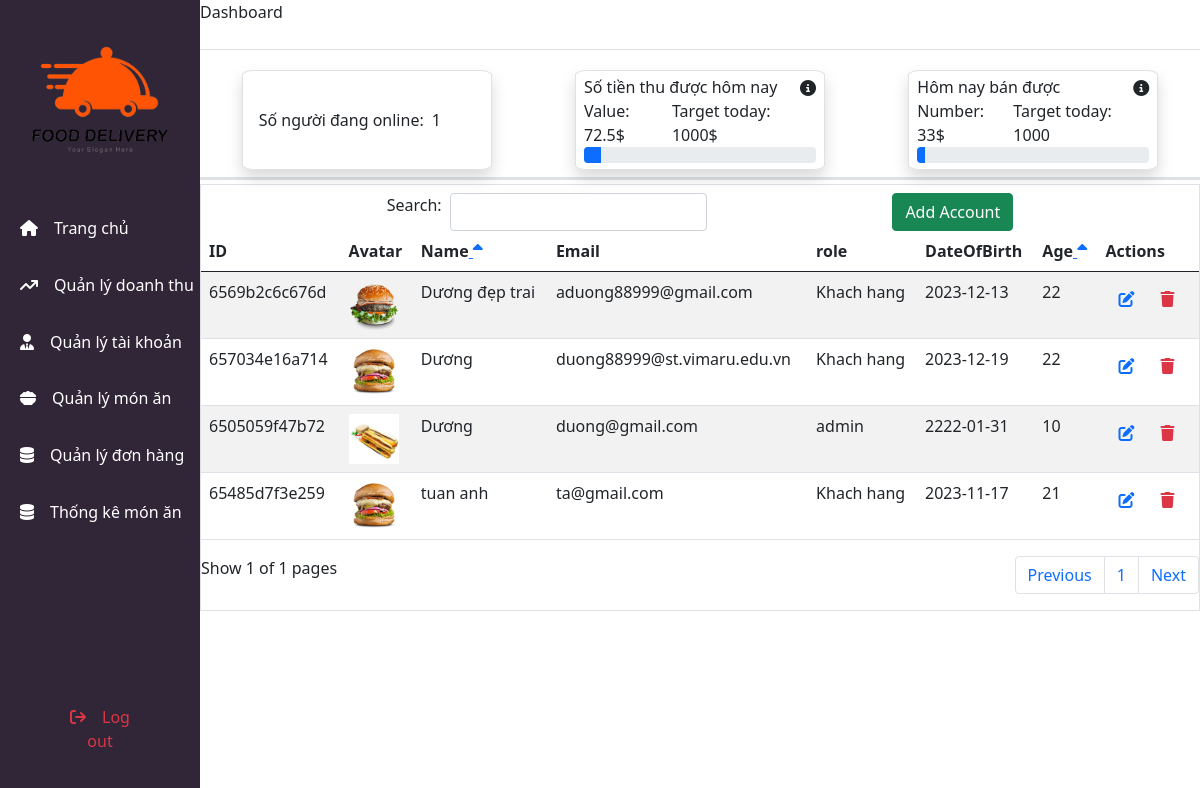
/component_old/account.php, run on the app's committed database.
### tables this page shows
CREATE TABLE `account` (
  `user_id` text NOT NULL,
  `username` varchar(100) NOT NULL,
  `email` varchar(100) NOT NULL,
  `password` varchar(100) NOT NULL,
  `role` varchar(100) NOT NULL,
  `dateOfBirth` date NOT NULL DEFAULT current_timestamp(),
  `age` int(11) NOT NULL,
  `avatar` text NOT NULL,
  `reset_token` varchar(100) NOT NULL,
  `token_expiry` datetime DEFAULT NULL
);

### component_old/account.php (the view, shortened to what this page needs)
<?php
include('../database.php');
$cmd = "SELECT * FROM account";
$result1 = $conn->query($cmd);
$totalRow = $result1->num_rows;
$itemPerPage = 5;
if (isset($_GET['page'])) {
    $page = $_GET['page'];
} else {
    $page = 1;
}
$start_from = ($page - 1) * 5;
$total_page = ceil($totalRow / $itemPerPage);
$prev_page = ($page == 1) ? $total_page : $page - 1;
$next_page = ($page == $total_page) ? 1 : $page + 1;
$day = date('d');
$active_user = "SELECT COUNT(DISTINCT session) AS unique_sessions FROM sessions;";
$result = $conn->query($active_user);
while ($row = $result->fetch_assoc()) {
    $number_active = $row['unique_sessions'];
}
$sales = "select SUM(totalPrice) as totalprice1 from salefigure where DAY(date) = $day";
$result1 = $conn->query($sales);
while ($row = $result1->fetch_assoc()) {
    $salesfigure = $row['totalprice1'];
    $salesfigure_formatted = number_format($salesfigure, 1);
}
$number = "select SUM(numberSold) as number from salefigure where DAY(date) = $day";
$result2 = $conn->query($number);
while ($row = $result2->fetch_assoc()) {
    $number_sold = $row['number'];
}
$sortOrder = "ASC";
$sql_select = "SELECT * FROM account";
$sql_select .= " LIMIT $start_from, $itemPerPage";
$result_account = $conn->query($sql_select);
?>
<!DOCTYPE html>
<html lang="en">
<head>
    <link rel="stylesheet" href="../css/admin.css">
    <link rel="stylesheet" href="https://cdnjs.cloudflare.com/ajax/libs/font-awesome/6.4.2/css/all.min.css">
    <link href="https://cdn.jsdelivr.net/npm/bootstrap@5.0.2/dist/css/bootstrap.min.css" rel="stylesheet">
</head>
<body>
    <div class="container-fluid" style="height: 100vh;">
        <div class="row" style="height: 100%;">
            <div class="col-2 navbar-admin text-white" style="padding: 0; position: sticky; left: 0; top: 0; bottom: 0;">
                <div class="div1">
                    <div style="height: 200px; width: 100%;" class="d-flex justify-content-center">
                        <img style="height: 200px; width: 200px;" src="../public/logo.png" alt="...">
                    </div>
                    <div class="detailnav d-flex flex-column align-items-center" style="height: 340px; width: 100%;">
                        <div class="item home"><i class="fa-solid fa-house pe-3"></i> Trang chủ</div>
                        <div class="item revenue"><i class="fa-solid fa-arrow-trend-up pe-3"></i> Quản lý doanh thu</div>
                        <div class="item account"><i class="fa-solid fa-user-tie pe-3"></i> Quản lý tài khoản</div>
                        <div class="item food"><i class="fa-solid fa-bowl-food pe-3"></i> Quản lý món ăn</div>
                        <div class="item order"><i class="fa-solid fa-database pe-3"></i> Quản lý đơn hàng</div>
                        <div class="item data"><i class="fa-solid fa-database pe-3"></i> Thống kê món ăn</div>
                    </div>
                </div>
                <div class="div2" style="height: calc(100% - 540px); position: relative; width: 100%;">
                    <button class="btn text-danger logout" style="position: absolute; bottom: 40px; left: 50%; transform: translateX(-50%);"><i class="fa-solid fa-arrow-right-from-bracket me-3 text-danger"></i>Log out</button>
                </div>
            </div>
            <div class="col-10 detailadmin d-flex flex-column" style="padding: 0; position: relative; height:100%">
                <div class="header border-bottom border-3 d-flex flex-column" style="height: 180px; width: 100%; position:sticky; top: 0">
                    <div class="border-bottom border-1" style="height: 50px;">
                        Dashboard
                    </div>
                    <div class="divdashboard d-flex justify-content-around ">
                        <div class="divactiveuser divdash  border border-1 shadow" style="border-radius: 5%;">
                            <div class="d-flex align-content-center ps-3" style="height: 100%; width: 100%; flex-wrap: wrap;">Số người đang online: <span class="ps-2"><?php echo $number_active ?></span></div>
                        </div>
                        <div class="divrevenue divdash d-flex flex-column border border-1 justify-content-between shadow" style="border-radius: 5%;">
                            <div class="d-flex justify-content-between ps-2 pe-2 pt-1"><span>Số tiền thu được hôm nay</span><i class="fa-solid fa-circle-info" style="padding-top: 5px;"></i></div>
                            <div class="d-flex justify-content-between">
                                <span class="ps-2">Value: <?php echo $salesfigure_formatted ?>$</span>
                                <span class="pe-2">Target today: 1000$</span>
                            </div>
                            <div class="pb-3 ms-2 me-2">
                                <div class="progress " style="width: 100%; ">
                                    <div class="progress-bar" role="progressbar" style="width: <?php echo (($salesfigure * 100) / 1000) ?>%" aria-valuenow="<?php echo $salesfigure ?>" aria-valuemin="0" aria-valuemax="1000"></div>
                                </div>
                            </div>
                        </div>
                        <div class="divsales divdash border border-1 d-flex flex-column border border-1 justify-content-between shadow" style="border-radius: 5%;">
                            <div class="d-flex justify-content-between ps-2 pe-2 pt-1"><span>Hôm nay bán được</span><i class="fa-solid fa-circle-info" style="padding-top: 5px;"></i></div>
                            <div class="d-flex justify-content-between">
                                <span class="ps-2">Number: <?php echo $number_sold ?>$</span>
                                <span class="pe-2">Target today: 1000</span>
                            </div>
                            <div class="pb-3 ms-2 me-2">
                                <div class="progress " style="width: 100%; ">
                                    <div class="progress-bar" role="progressbar" style="width: <?php echo (($number_sold * 100) / 1000) ?>%" aria-valuenow="<?php echo $number_sold ?>" aria-valuemin="0" aria-valuemax="1000"></div>
                                </div>
                            </div>
                        </div>
                    </div>
                </div>
                <div class="mt-1" style="overflow-y: scroll; ">
                    <div class="detailtable" style=" height:100%; width: 100%;">
                        <div class="table-responsive border border-1 table-food" style="width: 100%">
                            <div class="d-flex justify-content-evenly mt-2" style="width: 100%;">
                                <div class="d-flex">
                                    <label style="height: 100%;" for="search">Search: </label>
                                    <input name="search" type="search" class="form-control ms-2">
                                </div>
                                <div class="text-end"><button class="btn btn-success btnAddAccount">Add Account</button></div>
                            </div>
                            <table class="table table-striped">
                                <thead>
                                    <tr>
                                        <th scope="col">ID</th>
                                        <th scope="col">Avatar</th>
                                        <th scope="col">Name<a href="account.php?page=<?php echo isset($page) ? $page : ''; ?>&sort=<?php echo $sortOrder === 'ASC' ? 'DESC' : 'ASC'; ?>&fieldsort=username">
                                                <i style="cursor: pointer;" class="fa-solid fa-sort-<?php echo $sortOrder === 'ASC' ? 'up' : 'down'; ?>"></i>
                                            </a>
                                        </th>
                                        <th scope="col">Email</th>
                                        <th scope="col">role</th>
                                        <th scope="col">DateOfBirth</th>
                                        <th scope="col">Age<a href="account.php?page=<?php echo isset($page) ? $page : ''; ?>&&sort=<?php echo $sortOrder === 'ASC' ? 'DESC' : 'ASC'; ?>&&fieldsort=age">
                                                <i style="cursor: pointer;" class="fa-solid fa-sort-<?php echo $sortOrder === 'ASC' ? 'up' : 'down'; ?>"></i>
                                            </a>
                                        <th>Actions</th>
                                    </tr>
                                </thead>
                                <tbody class="t-body">
                                    <?php while ($row = $result_account->fetch_assoc()) :
                                    ?>
                                        <tr class="tr-data">
                                            <td><?php echo $row['user_id']; ?></td>
                                            <td><img style="height: 50px; width: 50px;" src="../avatar/<?php echo $row['avatar'] ? $row['avatar'] : 'default.png' ?>" alt=""></td>
                                            <td><?php echo $row['username']; ?></td>
                                            <td><?php echo $row['email']; ?></td>
                                            <td><?php echo $row['role']; ?></td>
                                            <td><?php echo $row['dateOfBirth']; ?></td>
                                            <td><?php echo $row['age']; ?></td>
                                            <td>
                                                <div class="d-flex " style="height: 100%; width: 100%; flex-wrap: wrap;">
                                                    <form method="GET" action="updateAccountForm.php">
                                                        <button type="submit" class="btn  btnUpdate" style="height: auto; width: auto;">
                                                            <i class="fa-solid fa-pen-to-square text-primary" style="height: 100%; width: 100%;"></i>
                                                        </button>
                                                    </form>
                                                    <form method="GET" action="deleteAccount.php?action=delete">
                                                        <button type="submit" class="btn  btnDelete" style="height: auto; width: auto;">
                                                            <i class="fa-solid fa-trash text-danger" style="height: 100%; width: 100%;"></i>
                                                        </button>
                                                    </form>
                                                </div>
                                            </td>
                                        </tr>
                                    <?php endwhile; ?>
                                </tbody>
                            </table>
                            <div class="d-flex justify-content-between">
                                <span>Show <?php echo $page ?> of <?php echo $total_page ?> pages</span>
                                <nav aria-label="Page navigation example ">
                                    <ul class="pagination">
                                        <li class="page-item"><a class="page-link" href="foodadmin.php?page=<?php echo $prev_page; ?>">Previous</a></li>
                                        <?php
                                        for ($i = 1; $i <= $total_page; $i++) {
                                            echo '
                  <li class="page-item"><a class="page-link" href="foodadmin.php?page=' . $i . '">' . $i . '</a></li>
                  ';
                                        }
                                        ?>
                                        <li class="page-item"><a class="page-link" href="foodadmin.php?page=<?php echo $next_page; ?>">Next</a></li>
                                    </ul>
                                </nav>
                            </div>
                        </div>
                    </div>
                </div>
            </div>
        </div>
    </div>
</body>
</html>

### css/admin.css (style rules this page uses)
* { padding: 0; margin: 0; }
body { background-color: black; }
.navbar-admin { background-color: rgb(48, 38, 55); }
.item { height: 60px; width: 100%; cursor: pointer; display: flex; align-items: center; padding-left: 20px; }
.divdash { height: 100px; width: 250px; margin-top: 20px; }
.table-food { height: auto; width: 1200px; }

### data on the page
account: user "6569b2c6c676d", avatar (picture), username "Dương đẹp trai", email "aduong88999@gmail.com", role "Khach hang", dateOfBirth "2023-12-13", age "22"
account: user "657034e16a714", avatar (picture), username "Dương", email "duong88999@st.vimaru.edu.vn", role "Khach hang", dateOfBirth "2023-12-19", age "22"
account: user "6505059f47b72", avatar (picture), username "Dương", email "duong@gmail.com", role "admin", dateOfBirth "2222-01-31", age "10"
account: user "65485d7f3e259", avatar (picture), username "tuan anh", email "ta@gmail.com", role "Khach hang", dateOfBirth "2023-11-17", age "21"

### other printed values
$number_active "1"
$salesfigure_formatted "72.5"
$number_sold "33"
$page "1"
$total_page "1"
